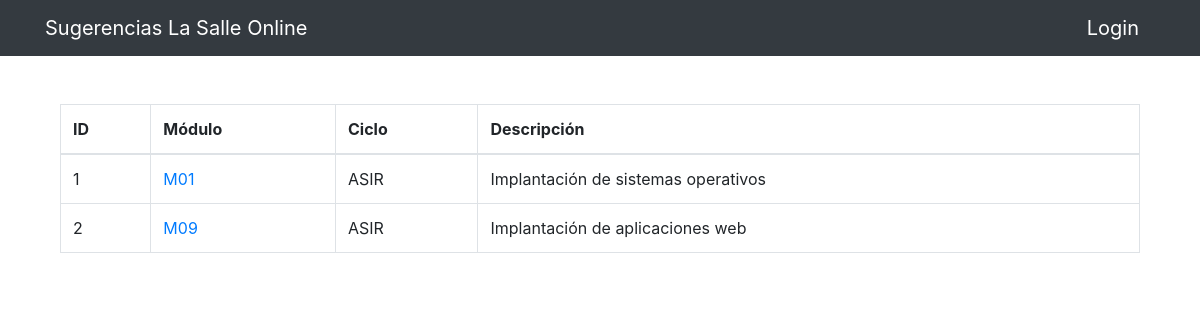
The page /mlist.php?ciclo=ASIR on the database its author committed.
### tables this page shows
create table modulos (
    ID integer not null AUTO_INCREMENT,
    Modulo varchar(4) not null,
    Ciclo varchar(4) not null,
    Descripcion varchar(80),
    primary key(ID)
);

### mlist.php (the view, shortened to what this page needs)
<?php
    include ("./database/db.php");
    include ("./includes/header.php");
?>
<div class="container pt-5">
    <div class="col-md-12">
        <table class="table table-bordered">
            <thead>
                <tr>
                    <th>ID</th>
                    <th>Módulo</th>
                    <th>Ciclo</th>
                    <th>Descripción</th>
                </tr>
            </thead>
            <tbody>
                <?php
                    if (isset($_GET['ciclo'])) {
                        $ciclo = $_GET['ciclo'];
                        switch ($ciclo) {
                            default:
                                $query = "SELECT * FROM modulos WHERE ciclo='$ciclo'";
                                break;
                        }
                    } else {
                        $query = "SELECT * FROM modulos";
                    }
                    $modules = mysqli_query($conn, $query);
                    while ($row = mysqli_fetch_array($modules)) {
                        ?>
                        <tr>
                            <td><?php echo $row['ID']; ?></td>
                            <td><a href="mdetails.php?module_id=<?=$row['ID'];?>"><?php echo $row['Modulo']; ?></a></td>
                            <td><?php echo $row['Ciclo']; ?></td>
                            <td><?php echo $row['Descripcion']; ?></td>
                        </tr>
                        <?php
                    }
                ?>
            </tbody>
        </table>
    </div>
</div>
<?php
    include ("./includes/footer.php");
?>

### rows shown on the page
modulos: ID "1", Modulo "M01", Ciclo "ASIR", Descripcion "Implantación de sistemas operativos"
modulos: ID "2", Modulo "M09", Ciclo "ASIR", Descripcion "Implantación de aplicaciones web"
